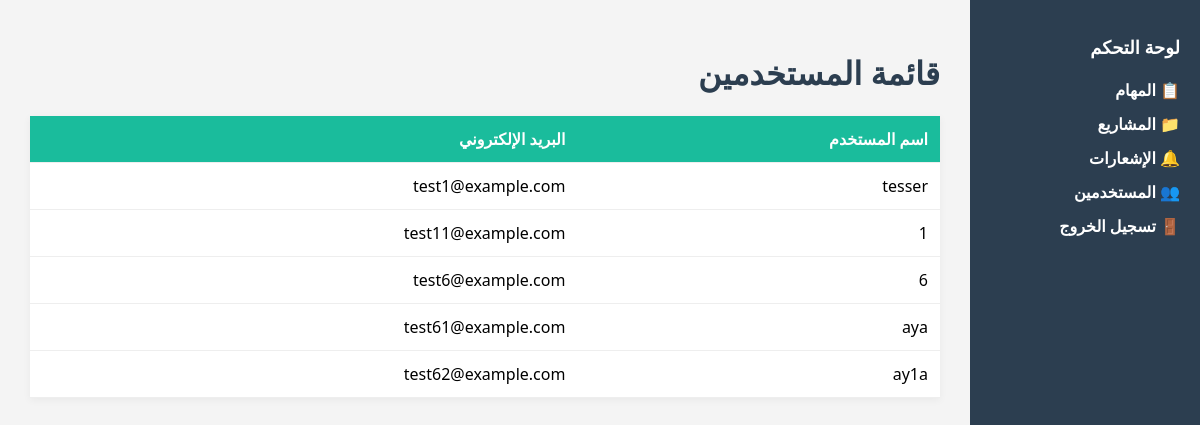
The page /accounts/users/html/ on the database as committed earlier.
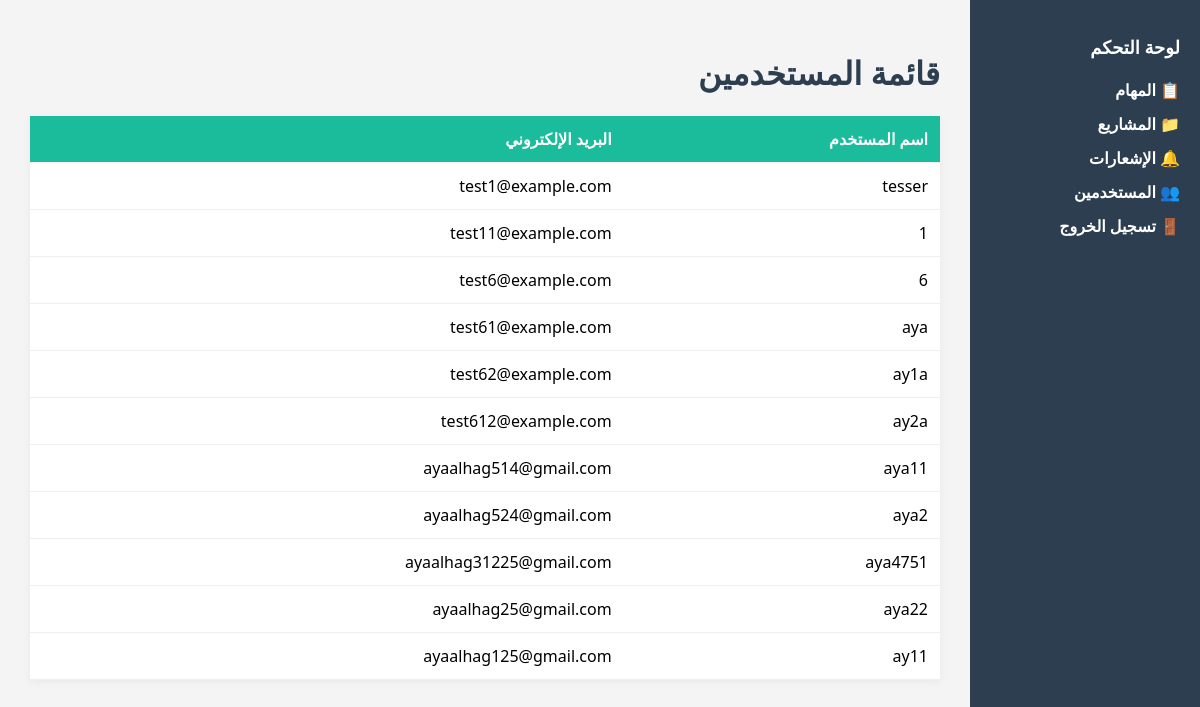
The same page on the database as committed later.
### accounts/models.py (models this page shows, shortened)
class CustomUser(AbstractUser):
    email = models.EmailField(unique=True)

### accounts/views.py (the view)
# urls.py: path('users/html/', UserListHTMLView.as_view(), name='user-list-html'),
class UserListHTMLView(ListView):
    model = User
    context_object_name = 'users'
    template_name = 'users/user_list.html'

### templates/users/user_list.html (shortened to what this page needs)
<!DOCTYPE html>
<html lang="ar" dir="rtl">
<head>
</head>
<body>
<div class="sidebar">
    <h2>لوحة التحكم</h2>
    <ul>
        <li><a href="/tasks/all/">📋 المهام</a></li>
        <li><a href="/projects/">📁 المشاريع</a></li>
        <li><a href="/api/notifications/html/">🔔 الإشعارات</a></li>
        <li><a href="/accounts/users/html/">👥 المستخدمين</a></li>
        <li><a href="/accounts/logout/">🚪 تسجيل الخروج</a></li>
    </ul>
</div>
<div class="content">
    <h1>قائمة المستخدمين</h1>
    <table>
        <thead>
            <tr>
                <th>اسم المستخدم</th>
                <th>البريد الإلكتروني</th>
            </tr>
        </thead>
        <tbody>
            {% for user in users %}
                <tr>
                    <td>{{ user.username }}</td>
                    <td>{{ user.email }}</td>
                </tr>
            {% empty %}
                <tr>
                    <td colspan="2">لا يوجد مستخدمون.</td>
                </tr>
            {% endfor %}
        </tbody>
    </table>
</div>
</body>
</html>

### templates/users/user_list.html (style rules this page uses)
body { font-family: 'Segoe UI', sans-serif; margin: 0; padding: 0; display: flex; background-color: #f4f4f4; }
.sidebar { width: 230px; background-color: #2c3e50; color: white; padding: 20px; height: 100vh; box-sizing: border-box; }
.sidebar h2 { font-size: 18px; margin-bottom: 20px; }
.sidebar ul { list-style: none; padding: 0; }
.sidebar ul li { margin-bottom: 12px; }
.sidebar ul li a { color: white; text-decoration: none; font-weight: bold; display: block; }
.content { flex: 1; padding: 30px; text-align: right; }
h1 { color: #2c3e50; }
table { width: 100%; border-collapse: collapse; background-color: white; box-shadow: 0 2px 8px rgba(0,0,0,0.05); }
th, td { padding: 12px; border-bottom: 1px solid #eee; text-align: right; }
th { background-color: #1abc9c; color: white; }

Rows that differ between the two databases and show on the page:
added CustomUser: username "ay2a", email "test612@example.com"
added CustomUser: username "aya11", email "ayaalhag514@gmail.com"
added CustomUser: username "aya2", email "ayaalhag524@gmail.com"
added CustomUser: username "aya4751", email "ayaalhag31225@gmail.com"
added CustomUser: username "aya22", email "ayaalhag25@gmail.com"
added CustomUser: username "ay11", email "ayaalhag125@gmail.com"
